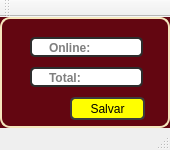
<?xml version="1.0" encoding="UTF-8"?>
<ui version="4.0">
 <class>MainWindow</class>
 <widget class="QMainWindow" name="MainWindow">
  <property name="geometry">
   <rect>
    <x>0</x>
    <y>0</y>
    <width>170</width>
    <height>150</height>
   </rect>
  </property>
  <property name="minimumSize">
   <size>
    <width>170</width>
    <height>150</height>
   </size>
  </property>
  <property name="maximumSize">
   <size>
    <width>170</width>
    <height>150</height>
   </size>
  </property>
  <property name="windowTitle">
   <string>Ifood</string>
  </property>
  <property name="windowIcon">
   <iconset>
    <normaloff>:/ICON/projetoFechamentoCx.png</normaloff>:/ICON/projetoFechamentoCx.png</iconset>
  </property>
  <widget class="QWidget" name="centralwidget">
   <property name="styleSheet">
    <string notr="true">background-color: rgb(99,6,17);</string>
   </property>
   <layout class="QHBoxLayout" name="horizontalLayout">
    <property name="spacing">
     <number>0</number>
    </property>
    <property name="leftMargin">
     <number>0</number>
    </property>
    <property name="topMargin">
     <number>0</number>
    </property>
    <property name="rightMargin">
     <number>0</number>
    </property>
    <property name="bottomMargin">
     <number>0</number>
    </property>
    <item>
     <widget class="QFrame" name="telaIfood">
      <property name="minimumSize">
       <size>
        <width>0</width>
        <height>0</height>
       </size>
      </property>
      <property name="maximumSize">
       <size>
        <width>270</width>
        <height>200</height>
       </size>
      </property>
      <property name="styleSheet">
       <string notr="true">

QFrame{
background-color: rgb(99,6,17);
border-radius: 10px;
border: 2px solid rgb(245,230,189);
	color: rgb(0, 0, 0);
}

QFrame:houver{
	border: 2px solid rgb(65, 65, 65);
background-position: center;

}</string>
      </property>
      <property name="frameShape">
       <enum>QFrame::NoFrame</enum>
      </property>
      <property name="frameShadow">
       <enum>QFrame::Raised</enum>
      </property>
      <widget class="QLineEdit" name="online">
       <property name="geometry">
        <rect>
         <x>30</x>
         <y>20</y>
         <width>113</width>
         <height>20</height>
        </rect>
       </property>
       <property name="font">
        <font>
         <weight>75</weight>
         <bold>true</bold>
        </font>
       </property>
       <property name="styleSheet">
        <string notr="true">

QLineEdit{
	border: 2px solid rgb(45, 45, 45);
 	border-radius: 5px;
    padding: 15px;
    color: rgb(0, 0, 0);
	background-color: rgb(255, 255, 255);
}
QLineEdit:hover{
	border: 2px solid rgb(55, 55, 55);
}
QLineEdit:focus{
	border: 2px solid rgb(255, 207, 0);
     color: rgb(0, 0, 0);
}</string>
       </property>
       <property name="placeholderText">
        <string>Online:</string>
       </property>
      </widget>
      <widget class="QLineEdit" name="total">
       <property name="geometry">
        <rect>
         <x>30</x>
         <y>50</y>
         <width>113</width>
         <height>20</height>
        </rect>
       </property>
       <property name="font">
        <font>
         <weight>75</weight>
         <bold>true</bold>
        </font>
       </property>
       <property name="styleSheet">
        <string notr="true">

QLineEdit{
	border: 2px solid rgb(45, 45, 45);
 	border-radius: 5px;
    padding: 15px;
    color: rgb(0, 0, 0);
	background-color: rgb(255, 255, 255);
}
QLineEdit:hover{
	border: 2px solid rgb(55, 55, 55);
}
QLineEdit:focus{
	border: 2px solid rgb(255, 207, 0);
     color: rgb(0, 0, 0);
}</string>
       </property>
       <property name="placeholderText">
        <string>Total:</string>
       </property>
      </widget>
      <widget class="QPushButton" name="salvarIfood">
       <property name="geometry">
        <rect>
         <x>70</x>
         <y>80</y>
         <width>75</width>
         <height>23</height>
        </rect>
       </property>
       <property name="styleSheet">
        <string notr="true">QPushButton{
 	border: 2px solid rgb(60, 60, 60);
	background-color: rgb(255, 255, 0);
	border-radius: 5px;
}

QPushButton:hover{
 	border: 2px solid rgb(255, 255, 0);
	background-color: rgb(255, 255, 0);
}

QPushButton:pressed{
 	border: 2px solid rgb(205, 205, 24);
	background-color: rgb(200, 205, 205);
    
	color: rgb(35, 35, 35);
}</string>
       </property>
       <property name="text">
        <string>Salvar</string>
       </property>
      </widget>
     </widget>
    </item>
   </layout>
  </widget>
  <widget class="QMenuBar" name="menubar">
   <property name="geometry">
    <rect>
     <x>0</x>
     <y>0</y>
     <width>170</width>
     <height>21</height>
    </rect>
   </property>
  </widget>
  <widget class="QStatusBar" name="statusbar"/>
  <widget class="QToolBar" name="toolBar">
   <property name="windowTitle">
    <string>toolBar</string>
   </property>
   <attribute name="toolBarArea">
    <enum>TopToolBarArea</enum>
   </attribute>
   <attribute name="toolBarBreak">
    <bool>false</bool>
   </attribute>
  </widget>
 </widget>
 <resources>
  <include location="folder_rc.qrc"/>
 </resources>
 <connections/>
</ui>
